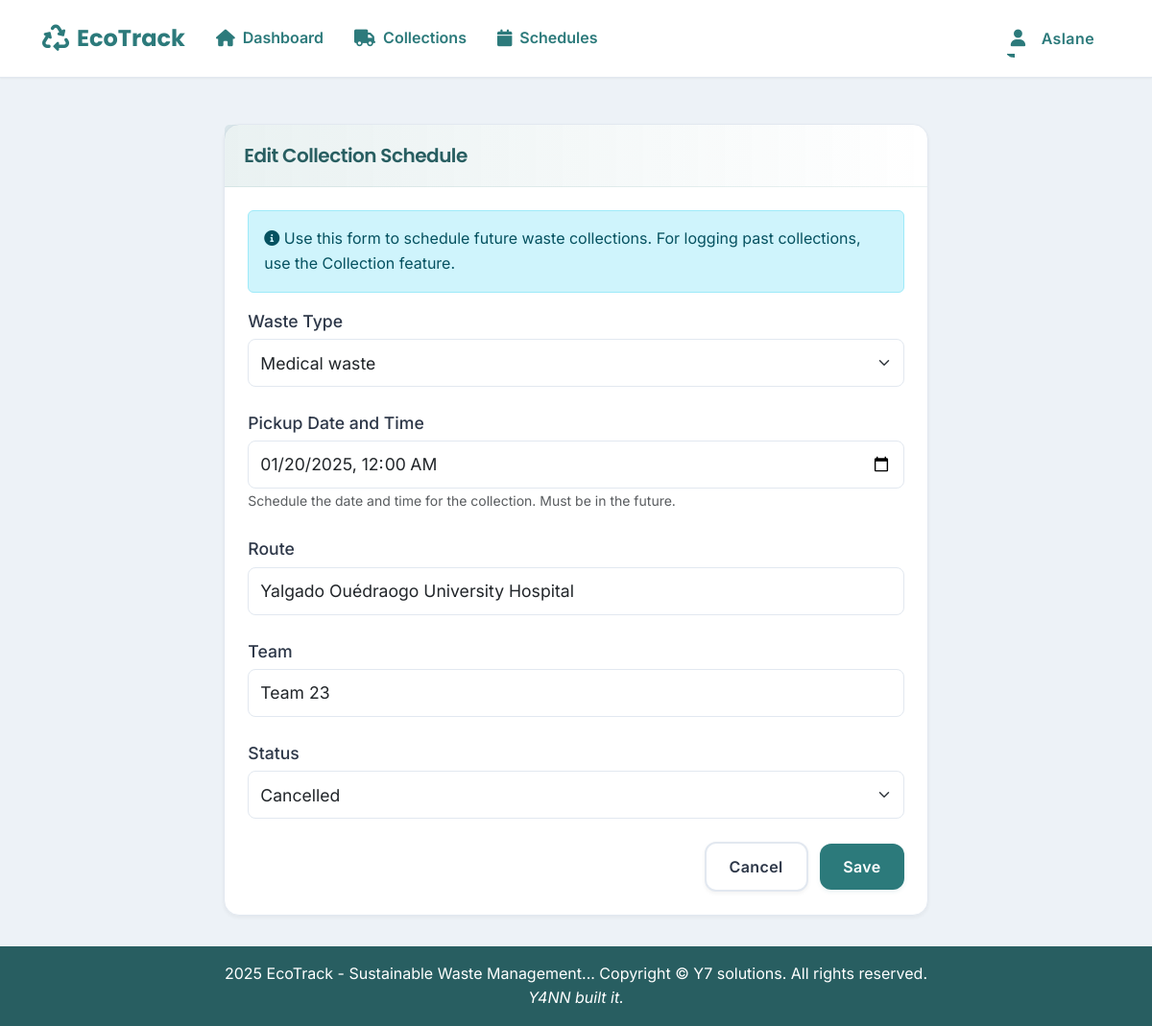
The app's page /operator/schedule/1/edit (signed in) with its own data.
### models.py (models this page shows, shortened)
class User(UserMixin, db.Model):
    __tablename__ = 'users'
    id = db.Column(db.Integer, primary_key=True)
    username = db.Column(db.String(80), unique=True, nullable=False)
    email = db.Column(db.String(120), unique=True, nullable=False)
    password_hash = db.Column(db.String(200), nullable=False)
    first_name = db.Column(db.String(100), nullable=False)
    last_name = db.Column(db.String(100), nullable=False)
    role = db.Column(db.String(50), nullable=False)
    is_active = db.Column(db.Boolean, default=True, nullable=False)
    created_at = db.Column(db.DateTime, default=datetime.utcnow)
    def is_admin(self):
        return self.role == 'Administrator'
    def is_operator(self):
        return self.role == 'Waste Management Operator'
    def is_reporting_user(self):
        return self.role == 'Reporting User' or self.role == 'Administrator'

class Schedule(db.Model):
    __tablename__ = 'schedules'
    id = db.Column(db.Integer, primary_key=True)
    waste_type_id = db.Column(db.Integer, db.ForeignKey('waste_types.id'), nullable=False)
    route = db.Column(db.String(255), nullable=False)
    pickup_date = db.Column(db.DateTime, nullable=False)
    status = db.Column(db.String(20), nullable=False, default='Scheduled')
    team = db.Column(db.String(100), nullable=False)
    created_at = db.Column(db.DateTime, nullable=False, default=datetime.utcnow)
    waste_type = db.relationship('WasteType', backref=db.backref('schedules', lazy=True))

class WasteType(db.Model):
    __tablename__ = 'waste_types'
    id = db.Column(db.Integer, primary_key=True)
    name = db.Column(db.String(100), nullable=False)
    description = db.Column(db.Text, nullable=False)
    disposal_method = db.Column(db.String(200), nullable=False)
    created_at = db.Column(db.DateTime, default=datetime.utcnow)

### blueprints/operator.py (the view, shortened to what this page needs)
@operator_bp.route('/operator/schedule/<int:id>/edit', methods=['GET', 'POST'])
@login_required
@operator_required
def edit_schedule(id):
    schedule = Schedule.query.get_or_404(id)
    if request.method == 'GET':
        waste_types = WasteType.query.all()
        return render_template('operator/new_schedule.html',
                             schedule=schedule,
                             waste_types=waste_types)

### blueprints/auth.py (called while the page is built)
@login_manager.user_loader
def load_user(user_id):
    return User.query.get(int(user_id))

### blueprints/operator.py (called while the page is built)
def operator_required(f):
    @wraps(f)
    def decorated_function(*args, **kwargs):
        if not current_user.is_authenticated or not current_user.is_operator():
            return jsonify({
                'status': 'error',
                'message': 'You do not have permission to access this page.',
                'redirect': url_for('index')
            }), 403
        return f(*args, **kwargs)
    return decorated_function

### templates/operator/new_schedule.html (shortened to what this page needs)
{% extends "base.html" %}
{% block content %}
<div class="container">
    <div class="row justify-content-center">
        <div class="col-md-8">
            <div class="card">
                <div class="card-header">
                    <h5 class="card-title mb-0">{% if schedule %}Edit{% else %}New{% endif %} Collection Schedule</h5>
                </div>
                <div class="card-body">
                    <div class="alert alert-info">
                        <i class="fas fa-info-circle"></i>
                        Use this form to schedule future waste collections. For logging past collections, use the Collection feature.
                    </div>
                    <form method="POST" id="scheduleForm" action="{{ url_for('operator.edit_schedule', id=schedule.id) if schedule else url_for('operator.new_schedule') }}">
                        <div class="mb-3">
                            <label for="waste_type_id" class="form-label">Waste Type</label>
                            <select class="form-select" id="waste_type_id" name="waste_type_id" required>
                                {% for waste_type in waste_types %}
                                <option value="{{ waste_type.id }}" {% if schedule and schedule.waste_type_id == waste_type.id %}selected{% endif %}>
                                    {{ waste_type.name }}
                                </option>
                                {% endfor %}
                            </select>
                        </div>
                        <div class="mb-3">
                            <label for="pickup_date" class="form-label">Pickup Date and Time</label>
                            <input type="datetime-local" class="form-control" id="pickup_date" name="pickup_date"
                                   value="{{ schedule.pickup_date.strftime('%Y-%m-%dT%H:%M') if schedule else '' }}" required>
                            <small class="text-muted">
                                Schedule the date and time for the collection. Must be in the future.
                            </small>
                        </div>
                        <div class="mb-3">
                            <label for="route" class="form-label">Route</label>
                            <input type="text" class="form-control" id="route" name="route"
                                   value="{{ schedule.route if schedule else '' }}" required>
                        </div>
                        <div class="mb-3">
                            <label for="team" class="form-label">Team</label>
                            <input type="text" class="form-control" id="team" name="team"
                                   value="{{ schedule.team if schedule else 'Default Team' }}" required>
                        </div>
                        {% if schedule %}
                        <div class="mb-3">
                            <label for="status" class="form-label">Status</label>
                            <select class="form-select" id="status" name="status" required>
                                <option value="Cancelled" {% if schedule.status == 'Cancelled' %}selected{% endif %}>Cancelled</option>
                            </select>
                        </div>
                        {% endif %}
                        <div class="text-end">
                            <a href="{{ url_for('operator.schedules') }}" class="btn btn-secondary me-2">Cancel</a>
                            <button type="submit" class="btn btn-primary">Save</button>
                        </div>
                    </form>
                </div>
            </div>
        </div>
    </div>
</div>
{% endblock %}

### templates/base.html (shortened to what this page needs)
<!DOCTYPE html>
<html lang="en">
<head>
    <link href="https://cdn.jsdelivr.net/npm/bootstrap@5.3.0/dist/css/bootstrap.min.css" rel="stylesheet">
    <link rel="stylesheet" href="https://cdnjs.cloudflare.com/ajax/libs/font-awesome/6.0.0/css/all.min.css">
    <link rel="stylesheet" href="https://cdn.jsdelivr.net/npm/sweetalert2@11/dist/sweetalert2.min.css">
    <link rel="stylesheet" href="{{ url_for('static', filename='css/styles.css') }}">
</head>
<body>
    <nav class="navbar navbar-expand-lg">
        <div class="container-fluid">
            <a class="navbar-brand" href="/">
                <i class="fas fa-recycle me-2"></i>EcoTrack
            </a>
            <div class="collapse navbar-collapse" id="navbarNav">
                <ul class="navbar-nav">
                    {% if current_user.is_authenticated %}
                        <li class="nav-item">
                            <a class="nav-link" href="{{ url_for('index') }}">
                                <i class="fas fa-home me-2"></i>Dashboard
                            </a>
                        </li>
                        {% if current_user.is_operator() or current_user.is_admin() %}
                            <li class="nav-item">
                                <a class="nav-link" href="{{ url_for('collections') }}">
                                    <i class="fas fa-truck me-2"></i>Collections
                                </a>
                            </li>
                            <li class="nav-item">
                                <a class="nav-link" href="{{ url_for('schedules') }}">
                                    <i class="fas fa-calendar me-2"></i>Schedules
                                </a>
                            </li>
                        {% endif %}
                    {% endif %}
                </ul>
                <ul class="navbar-nav ms-auto">
                    {% if current_user.is_authenticated %}
                        <li class="nav-item dropdown">
                            <button class="nav-link dropdown-toggle btn btn-link" type="button" id="userDropdown"
                                    data-bs-toggle="dropdown" data-bs-auto-close="true" aria-expanded="false">
                                <i class="fas fa-user me-2"></i>
                                {{ current_user.first_name }}
                            </button>
                        </li>
                    {% endif %}
                </ul>
            </div>
        </div>
    </nav>
    <div class="content-wrapper">
        {% block content %}{% endblock %}
    </div>
    <footer class="footer">
        <div class="container">
            <span> 2025 EcoTrack - Sustainable Waste Management...</span>
            <copyright>
                <span>Copyright &copy; Y7 solutions. All rights reserved.</span>
            </copyright><br>
            <span><i>Y4NN built it.</i></span>
        </div>
    </footer>
</body>
</html>

### templates/base.html (style rules this page uses)
.navbar { position: relative; z-index: 1030 !important; }
.content-wrapper { position: relative; z-index: 1020 !important; margin-top: 1rem; }
.nav-item.dropdown { position: relative; }
.nav-link.btn-link { padding: 0.5rem 1rem; text-decoration: none; background: none; border: none; color: inherit; }

### records on screen
User: first_name "Aslane"
Schedule: waste_type_id "Medical waste", pickup_date "01/20/2025 00:00", route "Yalgado Ouédraogo University Hospital", team "Team 23", status "Cancelled"
